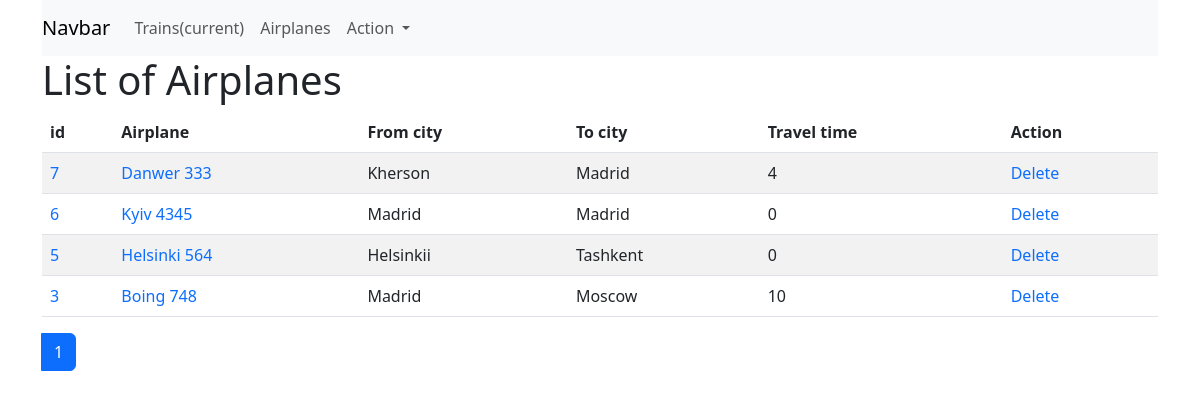
Before: /airplane/ with the older database file.
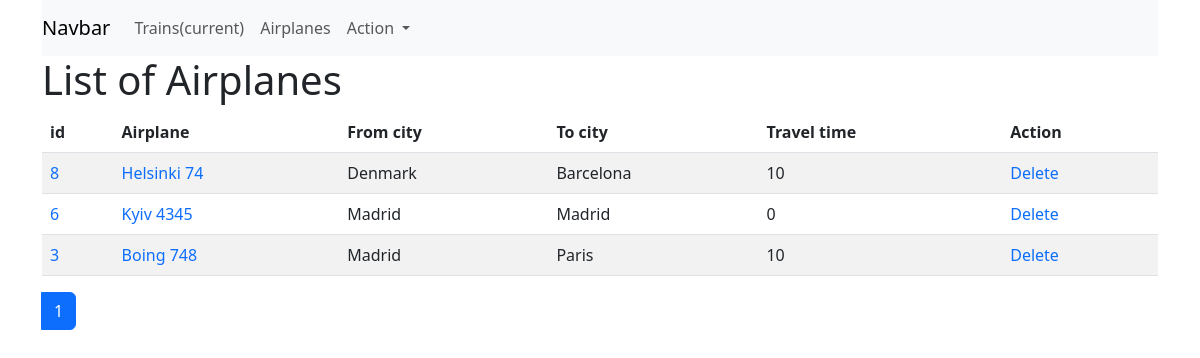
After: the same page with the newer database file.
### wagon/models.py (models this page shows, shortened)
class Airplane(models.Model):
    name = models.CharField(max_length=50, unique=True, verbose_name="Airplane")
    from_city = models.ForeignKey(City, on_delete=models.CASCADE, related_name='from_city_set', verbose_name="From city")
    to_city = models.ForeignKey(City, on_delete=models.CASCADE, related_name='to_city_set', verbose_name="To city")
    travel_time = models.PositiveSmallIntegerField(verbose_name="Travel time", default=0)
    class Meta:
        verbose_name = ("Airplane")
        verbose_name_plural = ("Airplanes")
        ordering = ["name"]

### cities_main/models.py (models this page shows)
class City(models.Model):
    name = models.CharField(max_length=50, unique=True)
    slug = models.SlugField(max_length=50, unique=True)
    created = models.DateTimeField(auto_now_add=True)
    def __str__(self):
        return self.name

### wagon/views.py (the view)
# urls.py: path('', AirplaneListView.as_view(), name="homepage"),
class AirplaneListView(ListView):
    model = Airplane
    ordering = ("-id")
    context_object_name = 'airplane'
    template_name = 'wagon/index.html'
    paginate_by = 5

### wagon/templates/wagon/index.html (shortened to what this page needs)
{% extends 'cities_main/base.html' %}
{% block body %}
<div class="container">
    <div class="row justify-content-center">
        <div class="col-sm-12">
            <h1>List of Airplanes</h1>
            <table class="table table-striped">
                <thead>
                <tr>
                    <th scope="col">id</th>
                    <th scope="col">Airplane</th>
                    <th scope="col">From city</th>
                    <th scope="col">To city</th>
                    <th scope="col">Travel time</th>
                    <th scope="col">Action</th>
                </tr>
                </thead>
                <tbody>
                {% for i in airplane %}
                <tr>
                    <td><a class="text-decoration-none" href="{% url 'wagon:airplane_detail' pk=i.pk%}">{{ i.pk }}</a></td>
                    <td><a class="text-decoration-none" href="{% url 'wagon:airplane_update' pk=i.pk%}">{{ i.name }}</a></td>
                    <td>{{i.from_city}}</td>
                    <td>{{i.to_city}}</td>
                    <td>{{i.travel_time}}</td>
                    <td><a class="text-decoration-none" href="{% url 'wagon:DeleteAirplane' pk=i.pk%}">Delete</a></td>
                </tr>
                {% endfor %}
                </tbody>
            </table>
            <nav aria-label="Page navigation example">
  <ul class="pagination">
      {% for page in page_obj.paginator.page_range%}
    <li class="page-item {% if page == page_obj.number %} active {% endif %}">
        <a class="page-link" href="?page={{page}}">{{page}}</a>
    </li>
      {%endfor%}
  </ul>
</nav>
        </div>
    </div>
</div>
{% endblock %}

### cities_main/templates/cities_main/base.html (shortened to what this page needs)
<!doctype html>
<html lang="en">
<head>
    <link href="https://cdn.jsdelivr.net/npm/bootstrap@5.3.0/dist/css/bootstrap.min.css" rel="stylesheet"
>
    <link href="https://cdn.jsdelivr.net/npm/select2@4.1.0-rc.0/dist/css/select2.min.css" rel="stylesheet" />
   </head>
<body>
<div class="container">
    <div class="row justify-content-center">
        <div class="col-sm-12">
            <nav class="navbar navbar-expand-lg navbar-light bg-light">
                <a class="navbar-brand" href="{% url 'cities_main:homepage'%}">Navbar</a>
                <div class="collapse navbar-collapse" id="navbarTogglerDemo02">
                    <ul class="navbar-nav mr-auto mt-2 mt-lg-0">
                        <li class="nav-item active">
                            <a class="nav-link" href="{% url 'cities_main:homepage'%}">Trains<span>(current)</span></a>
                        </li>
                                                <li class="nav-item active">
                            <a class="nav-link" href="{% url 'wagon:homepage'%}">Airplanes</a>
                        </li>
                         <li class="nav-item dropdown">
        <a class="nav-link dropdown-toggle" href="#" id="navbarDropdownMenuLink" data-toggle="dropdown" aria-haspopup="true" aria-expanded="false">
Action        </a>
      </li>
                    </ul>
                </div>
            </nav>
        </div>
    </div>
</div>
{% block body %}
{% endblock %}

Changed rows visible on the page:
removed Airplane: pk "7", name "Danwer 333", from_city "Kherson", to_city "Madrid", travel_time "4"
removed Airplane: pk "5", name "Helsinki 564", from_city "Helsinkii", to_city "Tashkent", travel_time "0"
added Airplane: pk "8", name "Helsinki 74", from_city "Denmark", to_city "Barcelona", travel_time "10"
changed through a linked row, Airplane "Boing 748": to_city "Moscow" → "Paris"
